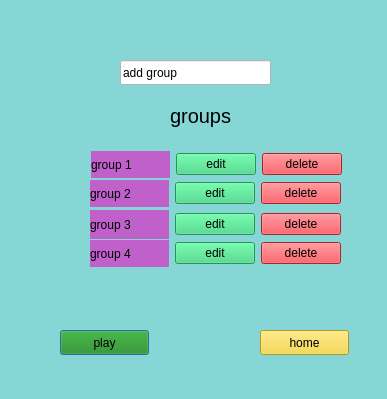
<?xml version="1.0" encoding="UTF-8"?>
<ui version="4.0">
 <class>Groups</class>
 <widget class="QDialog" name="Groups">
  <property name="geometry">
   <rect>
    <x>0</x>
    <y>0</y>
    <width>387</width>
    <height>399</height>
   </rect>
  </property>
  <property name="windowTitle">
   <string>Dialog</string>
  </property>
  <property name="styleSheet">
   <string notr="true">background-color: rgb(134, 214, 214);</string>
  </property>
  <widget class="QLabel" name="label">
   <property name="geometry">
    <rect>
     <x>170</x>
     <y>90</y>
     <width>101</width>
     <height>51</height>
    </rect>
   </property>
   <property name="font">
    <font>
     <pointsize>15</pointsize>
    </font>
   </property>
   <property name="text">
    <string>groups</string>
   </property>
  </widget>
  <widget class="QPushButton" name="pushButton_play">
   <property name="geometry">
    <rect>
     <x>60</x>
     <y>330</y>
     <width>89</width>
     <height>25</height>
    </rect>
   </property>
   <property name="styleSheet">
    <string notr="true">background-color: rgb(26, 135, 9);</string>
   </property>
   <property name="text">
    <string>play</string>
   </property>
  </widget>
  <widget class="QPushButton" name="pushButton_3">
   <property name="geometry">
    <rect>
     <x>260</x>
     <y>330</y>
     <width>89</width>
     <height>25</height>
    </rect>
   </property>
   <property name="styleSheet">
    <string notr="true">background-color: rgb(246, 211, 45);</string>
   </property>
   <property name="text">
    <string>home</string>
   </property>
  </widget>
  <widget class="QWidget" name="layoutWidget">
   <property name="geometry">
    <rect>
     <x>91</x>
     <y>151</y>
     <width>251</width>
     <height>27</height>
    </rect>
   </property>
   <layout class="QHBoxLayout" name="horizontalLayout">
    <item>
     <widget class="QLabel" name="label_2">
      <property name="styleSheet">
       <string notr="true">background-color: rgb(192, 97, 203);</string>
      </property>
      <property name="text">
       <string>group 1</string>
      </property>
     </widget>
    </item>
    <item>
     <widget class="QPushButton" name="pushButton_5">
      <property name="styleSheet">
       <string notr="true">background-color: rgb(51, 209, 122);</string>
      </property>
      <property name="text">
       <string>edit</string>
      </property>
     </widget>
    </item>
    <item>
     <widget class="QPushButton" name="pushButton_4">
      <property name="styleSheet">
       <string notr="true">background-color: rgb(237, 51, 59);</string>
      </property>
      <property name="text">
       <string>delete</string>
      </property>
     </widget>
    </item>
   </layout>
  </widget>
  <widget class="QWidget" name="layoutWidget">
   <property name="geometry">
    <rect>
     <x>90</x>
     <y>210</y>
     <width>251</width>
     <height>29</height>
    </rect>
   </property>
   <layout class="QHBoxLayout" name="horizontalLayout_3">
    <item>
     <widget class="QLabel" name="label_4">
      <property name="styleSheet">
       <string notr="true">background-color: rgb(192, 97, 203);</string>
      </property>
      <property name="text">
       <string>group 3</string>
      </property>
     </widget>
    </item>
    <item>
     <widget class="QPushButton" name="pushButton_6">
      <property name="styleSheet">
       <string notr="true">background-color: rgb(51, 209, 122);</string>
      </property>
      <property name="text">
       <string>edit</string>
      </property>
     </widget>
    </item>
    <item>
     <widget class="QPushButton" name="pushButton_10">
      <property name="styleSheet">
       <string notr="true">background-color: rgb(237, 51, 59);</string>
      </property>
      <property name="text">
       <string>delete</string>
      </property>
     </widget>
    </item>
   </layout>
  </widget>
  <widget class="QWidget" name="layoutWidget">
   <property name="geometry">
    <rect>
     <x>90</x>
     <y>240</y>
     <width>251</width>
     <height>27</height>
    </rect>
   </property>
   <layout class="QHBoxLayout" name="horizontalLayout_4">
    <item>
     <widget class="QLabel" name="label_5">
      <property name="styleSheet">
       <string notr="true">background-color: rgb(192, 97, 203);</string>
      </property>
      <property name="text">
       <string>group 4</string>
      </property>
     </widget>
    </item>
    <item>
     <widget class="QPushButton" name="pushButton_8">
      <property name="styleSheet">
       <string notr="true">background-color: rgb(51, 209, 122);</string>
      </property>
      <property name="text">
       <string>edit</string>
      </property>
     </widget>
    </item>
    <item>
     <widget class="QPushButton" name="pushButton_11">
      <property name="styleSheet">
       <string notr="true">background-color: rgb(237, 51, 59);</string>
      </property>
      <property name="text">
       <string>delete</string>
      </property>
     </widget>
    </item>
   </layout>
  </widget>
  <widget class="QLineEdit" name="lineEdit">
   <property name="geometry">
    <rect>
     <x>120</x>
     <y>60</y>
     <width>151</width>
     <height>25</height>
    </rect>
   </property>
   <property name="styleSheet">
    <string notr="true">background-color: rgb(255, 255, 255);</string>
   </property>
   <property name="text">
    <string>add group</string>
   </property>
  </widget>
  <widget class="QWidget" name="layoutWidget">
   <property name="geometry">
    <rect>
     <x>90</x>
     <y>180</y>
     <width>251</width>
     <height>27</height>
    </rect>
   </property>
   <layout class="QHBoxLayout" name="horizontalLayout_2">
    <item>
     <widget class="QLabel" name="label_3">
      <property name="styleSheet">
       <string notr="true">background-color: rgb(192, 97, 203);</string>
      </property>
      <property name="text">
       <string>group 2</string>
      </property>
     </widget>
    </item>
    <item>
     <widget class="QPushButton" name="pushButton_7">
      <property name="styleSheet">
       <string notr="true">background-color: rgb(51, 209, 122);</string>
      </property>
      <property name="text">
       <string>edit</string>
      </property>
     </widget>
    </item>
    <item>
     <widget class="QPushButton" name="pushButton_9">
      <property name="styleSheet">
       <string notr="true">background-color: rgb(237, 51, 59);</string>
      </property>
      <property name="text">
       <string>delete</string>
      </property>
     </widget>
    </item>
   </layout>
  </widget>
 </widget>
 <resources/>
 <connections/>
</ui>
